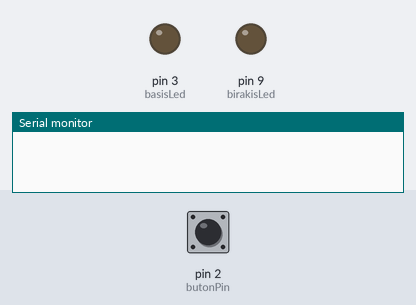
Simulated run of this sketch. Board: Arduino Uno, built with avr-gcc and run on an emulated ATmega328P. Parts: output pins drawn as LEDs (lit = HIGH), the last lines printed to the serial monitor. The inputs (shaded band) are chosen by the test bench; at power-on: pin 2 (butonPin) LOW.

Above: at 1.2 s.
1.3 s: pin 2 (butonPin) pulled HIGH for 0.15 s
At 1.4 s:
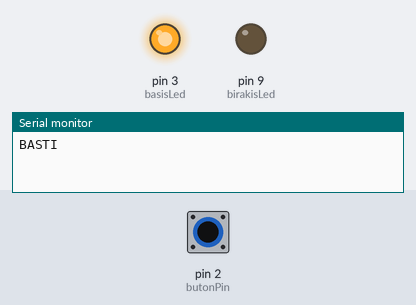
3.2 s: pin 2 (butonPin) pulled HIGH for 3.2 s
At 6.5 s:
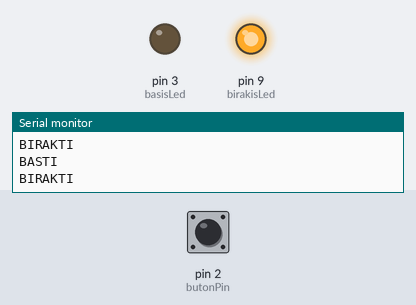
Timing chart, 0 to 8.1 s (numbered marks = the images above; inputs shaded):
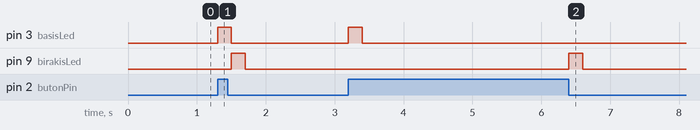

The sketch:

ak0340_bastiBirakti.ino
```cpp
/*
  BU KOD NE YAPAR?
  Bu kod, 2 numaralı pindeki butonun BASILDIĞI anı ve BIRAKILDIĞI anı ayrı ayrı yakalar.
  Basışta Seri Monitör'e "BASTI" yazar ve 3 numaralı pindeki LED'i kısa yakar;
  bırakışta "BIRAKTI" yazar ve 9 numaralı pindeki LED'i kısa yakar.
*/

/*
  ak0340 — Bastı mı, bıraktı mı: else if
  Ne öğreneceğiz: else if — iki olaydan hangisi olduğunu tek zincirde sor:
    "basıldıysa BASTI, DEĞİLSE EĞER bırakıldıysa BIRAKTI"
  Malzeme: Arduino Uno kartı, USB kablosu, Paket 5 devresi (4 LED, pin 3/5/6/9),
    1 buton (pin 2), 1 adet 10 kΩ direnç (pull-down) — ak0320'nin devresi aynen
  Devre: ak0320/ak0330 devresi aynen. Basışta pin 3, bırakışta pin 9 kısa yanar.

  Şimdilik kara kutu (sonra açacağız):
    void                    -> "fonksiyon" konusunda açılacak
    Serial ve noktalı yazım -> "fonksiyon" konusunda açılacak
  Bunlara şimdilik dokunma, sırası gelince tek tek açacağız.

  kaynak: ..\arsiv\030butonBastiBirakti\030butonBastiBirakti.ino — kaynaktaki
          `basildi`/`birakildi` bayrakları ve `!` taşınmadı: sonDurum zaten
          basış ile bırakışın sırayla geldiğini garanti ediyor, bayraklar hiçbir şey
          eklemiyordu (kod okunarak çıkarıldı; kartta ikisinin çıktısı karşılaştırılacak).
          bool ve ! bu dersin konusu değil, sonraki paketin.
*/

// --- KAVRAM ---
// Kenar tetikleme (ak0320) iki yöne bakabilir: LOW -> HIGH = BASTI, HIGH -> LOW =
// BIRAKTI. Bu ikisi AYNI ANDA olamaz: bir tur ya basıştır, ya bırakıştır, ya da
// hiçbiri. `else if` tam bunu söyler: ilk koşul yanlışsa ikincisine bak.
//   if (A) { ... } else if (B) { ... }
// ak0220'nin `else`'i "ilk koşul yanlışsa BAŞKA ne olursa olsun şunu yap"dı;
// `else if` ise "ilk koşul yanlışsa ve şu koşul doğruysa" demek.
// Ünite 1'de `else if` yoktu, Ünite 2'de bekletilmişti — söz tutuldu.
const int butonPin = 2;
const int basisLed = 3;
const int birakisLed = 9;

int durum = LOW;
int sonDurum = LOW;

void setup() {
  pinMode(butonPin, INPUT);
  pinMode(basisLed, OUTPUT);
  pinMode(birakisLed, OUTPUT);
  Serial.begin(9600);
}

void loop() {
  durum = digitalRead(butonPin);

  if (durum == HIGH && sonDurum == LOW) { // yeni basıldı
    Serial.println("BASTI");
    digitalWrite(basisLed, HIGH);
    delay(200);
    digitalWrite(basisLed, LOW);
  } else if (durum == LOW && sonDurum == HIGH) { // yeni bırakıldı
    Serial.println("BIRAKTI");
    digitalWrite(birakisLed, HIGH);
    delay(200);
    digitalWrite(birakisLed, LOW);
  }

  sonDurum = durum;
}

// --- SEN YAP ---
// 1) Butona kısa bas-bırak, sonra basılı tut, sonra bırak. Ekranda ve LED'lerde ne
//    sırayla oluyor? BASTI ve BIRAKTI hep sırayla mı geliyor, arka arkaya iki BASTI
//    gördün mü? (Görürsen sebebi bir önceki dersin konusu.)
// 2) `else if` yerine iki ayrı `if` yaz (`else` olmadan). Sonuç değişti mi? Neden
//    böyle? `else if`'in ikinci koşula bakmaktan vazgeçtiği yeri düşün.
// 3) Basışta ekrana "BASTI" yazmanın yanında sayac da artsın; yalnız BASIŞLARI say.
//    Bırakmaları sayan ikinci bir sayaç ekle. İkisi hep eşit mi, biri bir fazla
//    olabilir mi? Ne zaman?
// 4) [ileri] Üçüncü bir durum ekle: "hiçbir şey olmadı" (ikisi de değil) ise hiçbir şey
//    yazma — bunu zaten yapıyoruz, nerede? Kodda bunu yapan satır var mı?
```

Measured:
- after the input at 1.3 s, pin 3 (basisLed): LOW → HIGH at once, → LOW 0.20 s later; pin 9 (birakisLed): LOW → HIGH after 0.20 s, → LOW 0.20 s later
- after the input at 3.2 s, pin 3 (basisLed): LOW → HIGH at once, → LOW 0.20 s later; pin 9 (birakisLed): LOW → HIGH after 3.2 s, → LOW 0.20 s later
